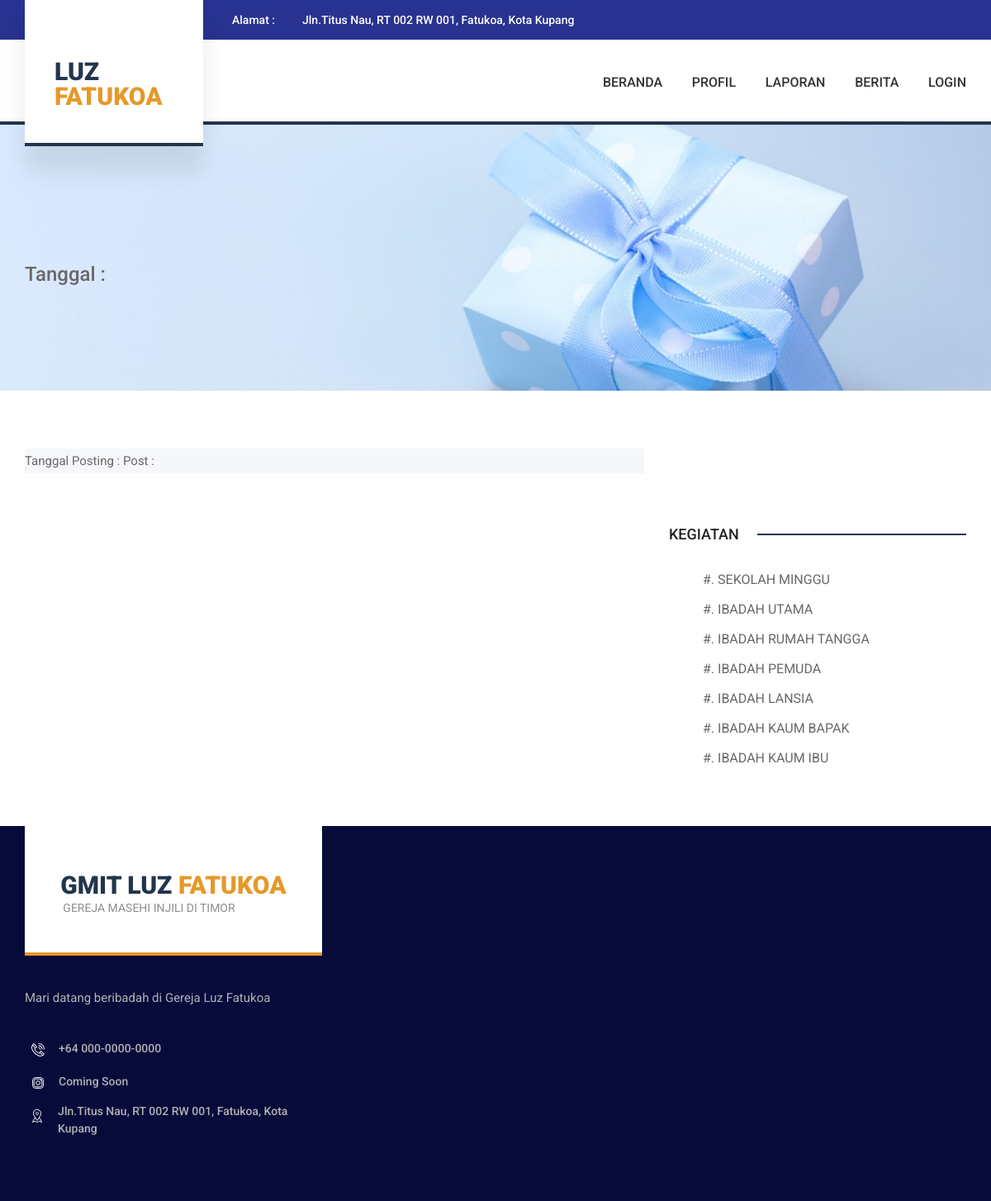
/kegiatan_detail.php, run on the app's committed database.
### tables this page shows
CREATE TABLE `tbl_file` (
  `kode` int(11) NOT NULL,
  `kategori` varchar(50) DEFAULT NULL,
  `judul` varchar(100) DEFAULT NULL,
  `konten` text DEFAULT NULL,
  `tgl_posting` date DEFAULT NULL,
  `user` varchar(50) DEFAULT NULL,
  `status` varchar(10) NOT NULL,
  `data_file` text NOT NULL
);

### kegiatan_detail.php (the view, shortened to what this page needs)
<?php include'header.php';
$id = base64_decode($_GET["id"]);
$sqlku = mysqli_query($konek,"SELECT * FROM tbl_file WHERE kategori='$id'");
$data  = mysqli_fetch_array($sqlku);
?>
<head>
<link rel="stylesheet" type="text/css" href="styles/news.css">
<link rel="stylesheet" type="text/css" href="styles/news_responsive.css">
</head>
<div class="home">
		<div class="home_background parallax-window" data-parallax="scroll" data-image-src="img/gambar/juduln.jpg" data-speed="0.8"></div>
		<div class="home_container">
			<div class="container">
				<div class="row">
					<div class="col">
						<h3> <?php echo $data['kategori']; ?>  Tanggal : <?php echo $data['tgl_posting']; ?></h3>
					</div>
				</div>
			</div>
		</div>
	</div>
	<div class="news">
		<div class="container">
			<div class="row">
				<div class="col-lg-8">
					<div class="news_posts">
						<div class="news_post">
							<div class="news_image">
								<p>Tanggal Posting : <?php echo $data['tgl_posting']; ?> Post : <?php echo $data['user']; ?></p>
							</div>
						</div>
					</div>
				</div>
				<div class="col-lg-4">
					<div class="sidebar">
						<div class="sidebar_categories sidebar_section">
							<div class="sidebar_section_title">
								<div class="sidebar_title">KEGIATAN</div>
							</div>
							<ul>
								<?php
						           $qry = mysqli_query($konek,"SELECT * FROM tbl_file where kode order by kategori desc limit 100");
						           while ($data=mysqli_fetch_assoc($qry)) {
						          ?>
								<li><a href="kegiatan_detail.php?id=<?php echo base64_encode($data['kategori']); ?>">#. <?php echo $data['kategori']; ?></a></li>
								<?php } ?>
							</ul>
						</div>
					</div>
				</div>
			</div>
		</div>
	</div>
<?php include'footer.php'; ?>

### styles/main_styles.css (style rules this page uses)
* { margin: 0; padding: 0; -webkit-font-smoothing: antialiased; -webkit-text-shadow: rgba(0,0,0,.01) 0 0 1px; text-shadow: rgba(0,0,0,.01) 0 0 1px; }
body { font-family: 'Roboto', sans-serif; font-size: 15px; font-weight: 500; background: #FFFFFF; color: #696969; }
div { display: block; position: relative; -webkit-box-sizing: border-box; -moz-box-sizing: border-box; box-sizing: border-box; }
ul { list-style: none; margin-bottom: 0px; }
p { font-family: 'Roboto', sans-serif; font-size: 15px; line-height: 2; font-weight: 500; color: #696969; -webkit-font-smoothing: antialiased; -webkit-text-shadow: rgba(0,0,0,.01) 0 0 1px; text-shadow: rgba(0,0,0,.01) 0 0 1px; }
p:last-of-type { margin-bottom: 0; }
a { -webkit-transition: all 200ms ease; -moz-transition: all 200ms ease; -ms-transition: all 200ms ease; -o-transition: all 200ms ease; transition: all 200ms ease; }
a, a:hover, a:visited, a:active, a:link { text-decoration: none; -webkit-font-smoothing: antialiased; -webkit-text-shadow: rgba(0,0,0,.01) 0 0 1px; text-shadow: rgba(0,0,0,.01) 0 0 1px; }
h3 { font-size: 24px; }
h1, h2, h3, h4, h5, h6 { font-family: 'Roboto', sans-serif; -webkit-font-smoothing: antialiased; -webkit-text-shadow: rgba(0,0,0,.01) 0 0 1px; text-shadow: rgba(0,0,0,.01) 0 0 1px; }
.parallax-window { min-height: 400px; background: transparent; }
.home { width: 100%; height: 900px; }

### styles/news.css (style rules this page uses)
* { margin: 0; padding: 0; -webkit-font-smoothing: antialiased; -webkit-text-shadow: rgba(0,0,0,.01) 0 0 1px; text-shadow: rgba(0,0,0,.01) 0 0 1px; }
body { font-family: 'Roboto', sans-serif; font-size: 15px; font-weight: 500; background: #FFFFFF; color: #696969; }
div { display: block; position: relative; -webkit-box-sizing: border-box; -moz-box-sizing: border-box; box-sizing: border-box; }
ul { list-style: none; margin-bottom: 0px; }
p { font-family: 'Roboto', sans-serif; font-size: 15px; line-height: 2; font-weight: 400; color: #696969; -webkit-font-smoothing: antialiased; -webkit-text-shadow: rgba(0,0,0,.01) 0 0 1px; text-shadow: rgba(0,0,0,.01) 0 0 1px; }
p:last-of-type { margin-bottom: 0; }
a { -webkit-transition: all 200ms ease; -moz-transition: all 200ms ease; -ms-transition: all 200ms ease; -o-transition: all 200ms ease; transition: all 200ms ease; }
a, a:hover, a:visited, a:active, a:link { text-decoration: none; -webkit-font-smoothing: antialiased; -webkit-text-shadow: rgba(0,0,0,.01) 0 0 1px; text-shadow: rgba(0,0,0,.01) 0 0 1px; }
h3 { font-size: 24px; }
h1, h2, h3, h4, h5, h6 { font-family: 'Roboto', sans-serif; -webkit-font-smoothing: antialiased; -webkit-text-shadow: rgba(0,0,0,.01) 0 0 1px; text-shadow: rgba(0,0,0,.01) 0 0 1px; }
.parallax-window { min-height: 400px; background: transparent; }
.home { width: 100%; height: 473px; }
.home_background { position: absolute; top: 0; left: 0; width: 100%; height: 100%; }
.home_container { position: absolute; left: 0; bottom: 118px; width: 100%; }
.news { width: 100%; background: #FFFFFF; padding-top: 70px; padding-bottom: 70px; }
.news_post { width: 100%; background: #f5f7fa; }
.news_image { width: 100%; }
.sidebar { width: 100%; background: #FFFFFF; }
.sidebar_categories { margin-top: 90px; }
.sidebar_section_title::after { display: block; position: absolute; top: 50%; -webkit-transform: translateY(-50%); -moz-transform: translateY(-50%); -ms-transform: translateY(-50%); -o-transform: translateY(-50%); transform: translateY(-50%); right: 0; width: calc(100% - 107px); height: 2px; background: #22354d; content: ''; }
.sidebar_title { display: inline-block; width: 107px; font-size: 18px; font-weight: 500; color: #232323; }
.sidebar_section ul { padding-left: 41px; margin-top: 30px; }
.sidebar_section ul li:not(:last-child) { margin-bottom: 12px; }
.sidebar_section ul li a { font-size: 16px; font-weight: 400; color: #696969; }

### data on the page
tbl_file: kategori "SEKOLAH MINGGU"
tbl_file: kategori "IBADAH UTAMA"
tbl_file: kategori "IBADAH RUMAH TANGGA"
tbl_file: kategori "IBADAH PEMUDA"
tbl_file: kategori "IBADAH LANSIA"
tbl_file: kategori "IBADAH KAUM BAPAK"
tbl_file: kategori "IBADAH KAUM IBU"
